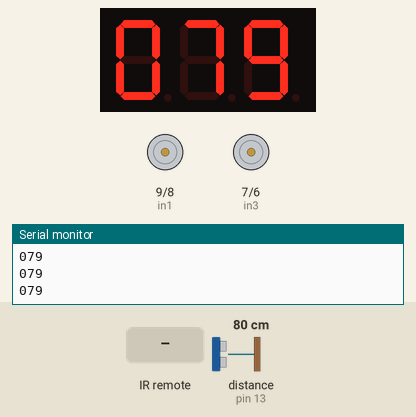
Simulated run of this sketch. Board: Arduino Uno, built with avr-gcc and run on an emulated ATmega328P. Parts: 3-digit seven-segment display, motor-driver pin pairs drawn as motors (green arrow = first pin HIGH = forward, orange = second pin HIGH = backward, longer = more drive, scaled by the enable pin), the last lines printed to the serial monitor. Wiring (inferred from the names in the program): ultrasonic range finder: trigger pin 12; echo pin 13; MAX7219 LED driver: data pin 4; clock pin 2; CS pin 3. Inputs (shaded band) come from the test bench; at power-on: distance to the obstacle (sensor on pin 13) 80 cm. The echo pulse lasts 58.3 µs per cm.

Above: at 1.2 s.
1.3 s: infrared code 0xFFE01F received
At 1.45 s:
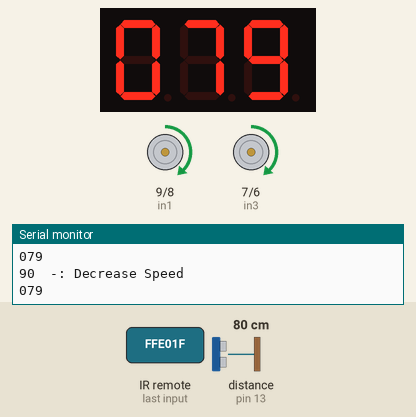
3.0 s: distance to the obstacle (sensor on pin 13) set to 2 cm
At 3.06 s:
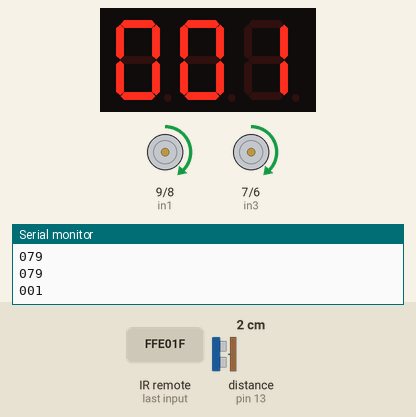
4.5 s: infrared code 0xFF629D received
At 5.2 s:
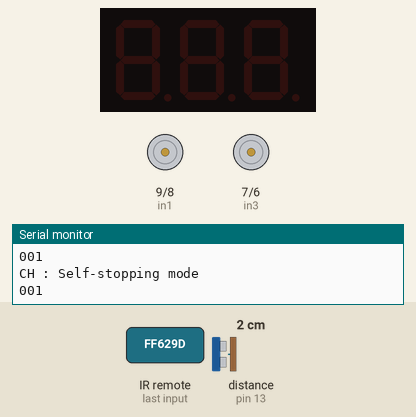
7.5 s: distance to the obstacle (sensor on pin 13) set to 9 cm
At 9.51 s:
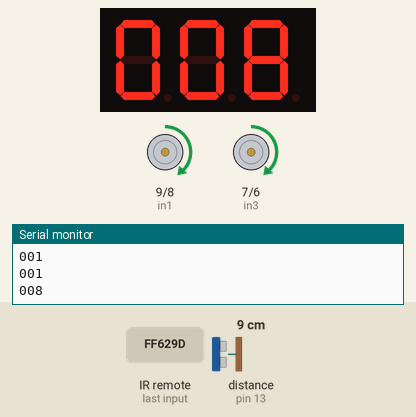
10.5 s: distance to the obstacle (sensor on pin 13) set to 12 cm
At 11.6 s:
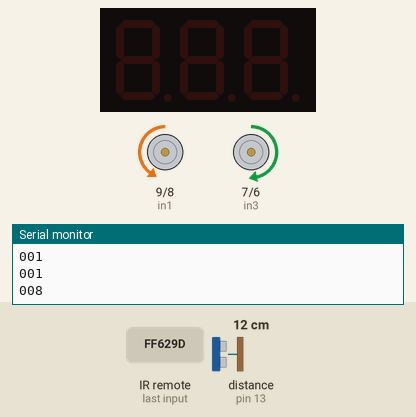
13.4 s: infrared code 0xFFC23D received
At 13.54 s:
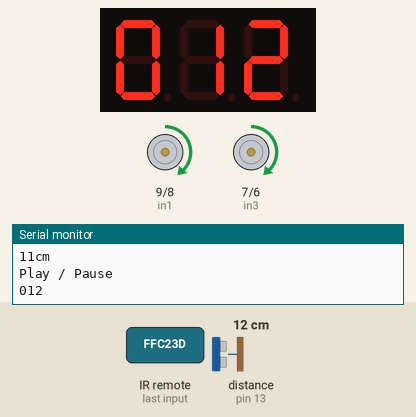
Timing chart, 0 to 15.9 s (numbered marks = the images above; inputs shaded):
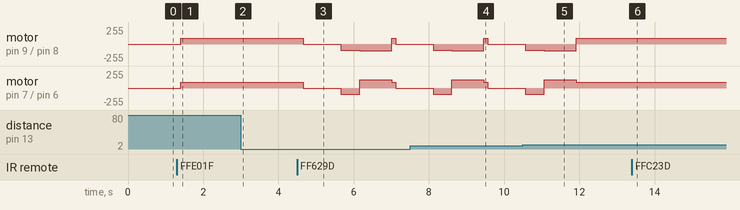

The sketch:

Car_controller0.6.ino
```cpp
 /*
* Car driving code created by Stephen Baker
* Version 0.6: Ultrasonic: Self-Stopping
* "CH-" to turn OFF ultrasonic
* "CH " for Self-Stopping mode
*/

//code added to decode buttons from Duinotech remote
// only slightly modified from Library example

#include <IRremote.h>
int RECV_PIN = 11;
IRrecv irrecv(RECV_PIN);
decode_results results;
// Setup motor controller
// motor one
int enA = 10;
int in1 = 9;
int in2 = 8;
// motor two
int enB = 5;
int in3 = 7;
int in4 = 6;
// Ultrasonic
#define trigPin 12
#define echoPin 13
// Display
#define MAX7219_DIN 4
#define MAX7219_CS  3
#define MAX7219_CLK 2
int counter = 100;  // inital speed = 100
int ultra = 0;      // ultrasonic is not on initially
long duration, distance;
int ones, tens, hundreds;
enum {  MAX7219_REG_DECODE    = 0x09,
        MAX7219_REG_INTENSITY = 0x0A,
        MAX7219_REG_SCANLIMIT = 0x0B,
        MAX7219_REG_SHUTDOWN  = 0x0C,
        MAX7219_REG_DISPTEST  = 0x0F
     };


void setup()
{
  Serial.begin(9600);
  irrecv.enableIRIn(); // Start the receiver
  // set all the motor control pins to outputs
  pinMode(enA, OUTPUT);
  pinMode(enB, OUTPUT);
  pinMode(in1, OUTPUT);
  pinMode(in2, OUTPUT);
  pinMode(in3, OUTPUT);
  pinMode(in4, OUTPUT);
  // Ultrasonic Pins
  pinMode(trigPin, OUTPUT);
  pinMode(echoPin, INPUT);
  // Display
  digitalWrite(MAX7219_CS, HIGH);
  pinMode(MAX7219_DIN, OUTPUT);
  pinMode(MAX7219_CS, OUTPUT);
  pinMode(MAX7219_CLK, OUTPUT);
}


/* ---------------------------- // ---------------------------- */

// -----------------------------------------------
// Motor Movements: Forward, Reverse, Halt
// -----------------------------------------------
void Forward()
{
  digitalWrite(in1, HIGH);
  digitalWrite(in2, LOW);
  analogWrite(enA, counter);
  digitalWrite(in3, HIGH);
  digitalWrite(in4, LOW);
  analogWrite(enB, counter);
}
void Reverse()
{
  digitalWrite(in1, LOW);
  digitalWrite(in2, HIGH);
  analogWrite(enA, counter);
  digitalWrite(in3, LOW);
  digitalWrite(in4, HIGH);
  analogWrite(enB, counter);
}
void Halt()
{
  digitalWrite(in1, LOW);
  digitalWrite(in2, LOW);
  digitalWrite(in3, LOW);
  digitalWrite(in4, LOW);
}


// -----------------------------------------------
// Motor Movements: Right, Left
// -----------------------------------------------
void Right()
{
  digitalWrite(in1, LOW);
  digitalWrite(in2, HIGH);
  analogWrite(enA, 100);
  digitalWrite(in3, HIGH);
  digitalWrite(in4, LOW);
  analogWrite(enB, 125);
  // For 90 degree turn, uncomment the following lines.
  // Adjust delay time if speed is changed.
  delay(850);
  Halt();
  delayMicroseconds(100);
  Forward();
}
void Left()
{
  digitalWrite(in1, HIGH);
  digitalWrite(in2, LOW);
  analogWrite(enA, 125);
  digitalWrite(in3, LOW);
  digitalWrite(in4, HIGH);
  analogWrite(enB, 100);
  // For 90 degree turn, uncomment the following lines.
  // Adjust delay time if speed is changed.
  delay(850);
  Halt();
  delayMicroseconds(100);
  Forward();
}


// -----------------------------------------------
// Speed counter
// -----------------------------------------------
void counterplus() {
  if (counter < 220)
  {
    counter = counter + 10;
  }
  Serial.print(counter);
}
void counterminus() {
  if (counter > 50)
  {
    counter = counter - 10;
  }
  Serial.print(counter);
}


// -----------------------------------------------
// Ultrasonic
// -----------------------------------------------
void Ultrasonic()
{
  digitalWrite(trigPin, LOW);
  delayMicroseconds(2);
  digitalWrite(trigPin, HIGH);
  delayMicroseconds(10);
  digitalWrite(trigPin, LOW);
  duration = pulseIn(echoPin, HIGH);
  distance = (duration / 2) / 29.1;
}


// -----------------------------------------------
// 7 Segment Display
// -----------------------------------------------
void output(byte address, byte data)
{
  digitalWrite(MAX7219_CS, LOW);
  shiftOut(MAX7219_DIN, MAX7219_CLK, MSBFIRST, address);
  shiftOut(MAX7219_DIN, MAX7219_CLK, MSBFIRST, data);
  digitalWrite(MAX7219_CS, HIGH);
}
void DisplayDistance()
{
  Ultrasonic();
  hundreds = distance / 100;
  tens = (distance - hundreds * 100) / 10;
  ones = distance % 10;
  output(MAX7219_REG_DISPTEST, 0x00); //display test register - test mode off
  output(MAX7219_REG_SHUTDOWN, 0x01); //shutdown register - normal operation
  output(MAX7219_REG_INTENSITY, 0x06); //intensity register
  output(MAX7219_REG_DECODE, 0xff); //decode mode register - CodeB decode all digits
  output(MAX7219_REG_SCANLIMIT, 0x02); //scan limit register - display digits 0 & 1 only
  output(0x03, hundreds);
  output(0x02, tens);
  output(0x01, ones); //digit 0 (rightmost digit) data
  Serial.print(hundreds);
  Serial.print(tens);
  Serial.print(ones);
  Serial.println("\n");
  delay(100);
  output(MAX7219_REG_SHUTDOWN, 0x00);   //shutdown
}


// -----------------------------------------------
// Self Stopping
// -----------------------------------------------
void Selfstop()
{
  Ultrasonic();
  if (distance <= 0 || distance > 150) {
    Serial.println("Far Far Away");
  }
  else if (distance >= 10) {
    Serial.print(distance);
    Serial.println("cm");
    //Forward();
  }
  else {
    Halt();
    delay(1000);
    Reverse();
    delay(500);
    Right();
  }
}


/* ---------------------------- // ---------------------------- */

// -----------------------------------------------
// Main Loop
// -----------------------------------------------
void loop() {
  if (irrecv.decode(&results)) {
    switch (results.value) {
      // Car mp3 remote
      case 0xFFA25D: ultra = 0; Serial.println("CH-: Normal Driving"); break; // CH-
      case 0xFF629D: ultra = 1; Serial.println("CH : Self-stopping mode"); break; // CH
      case 0xFFE21D: Serial.println("CH+"); break; // CH+
      case 0xFF22DD: Serial.println("Prev"); break; // |<<
      case 0xFF02FD: Serial.println("Next"); break; // >>|
      case 0xFFC23D: Serial.println("Play / Pause"); break; // |>||
      case 0xFFE01F: counterminus(); Forward(); Serial.println("\t-: Decrease Speed"); break; // -
      case 0xFFA857: counterplus(); Forward(); Serial.println("\t+: Increase Speed"); break; // +
      case 0xFF906F: Serial.println("EQ"); break; // EQ
      case 0xFF9867: Serial.println("100+"); break; // 100+
      case 0xFFB04F: Serial.println("200+"); break; // 200+

      case 0xFF6897: Serial.println("0"); break; // 0
      case 0xFF30CF: Serial.println("1"); break; // 1
      case 0xFF18E7: Forward(); Serial.print(counter); Serial.println("\t2: Forward"); break; // 2
      case 0xFF7A85: Serial.println("3"); break; // 3
      case 0xFF10EF: Left(); Serial.println("4: Left"); break; // 4
      case 0xFF38C7: Halt(); Serial.println("5: Stop"); break; // 5
      case 0xFF5AA5: Right(); Serial.println("6: Right"); break; // 6
      case 0xFF42BD: Serial.println("7"); break; // 7
      case 0xFF4AB5: Reverse(); Serial.print(counter); Serial.println("\t8: Reverse"); break; // 8
      case 0xFF52AD: Serial.println("9"); break; // 5
    }
    irrecv.resume(); // Receive the next value
  }
  DisplayDistance();
  if (ultra == 1) {
    Selfstop();
  }
}
```

Measured:
- the behaviour switches between 10 and 11 cm on distance to the obstacle (sensor on pin 13) (found by bisection; images 4 and 5)
- after the input at 1.3 s, motor on pin 9 (in1) / pin 8 (in2), motor on pin 7 (in3) / pin 6 (in4): stopped → forward 90/255 after 0.10 s
- after the input at 3.0 s, the display: first differs from a run without the input at once (image 2)
- after the input at 7.5 s, the display: changes after 2.0 s (image 4)
- after the input at 10.5 s, motor on pin 9 (in1) / pin 8 (in2), motor on pin 7 (in3) / pin 6 (in4): goes on until 11.9 s, then stays forward 90/255
- after the input at 13.4 s, the display: first differs from a run without the input after 0.10 s (image 6)
- what the display in image 3 shows lasts 2.3 s, from 4.7 s to 7.0 s
